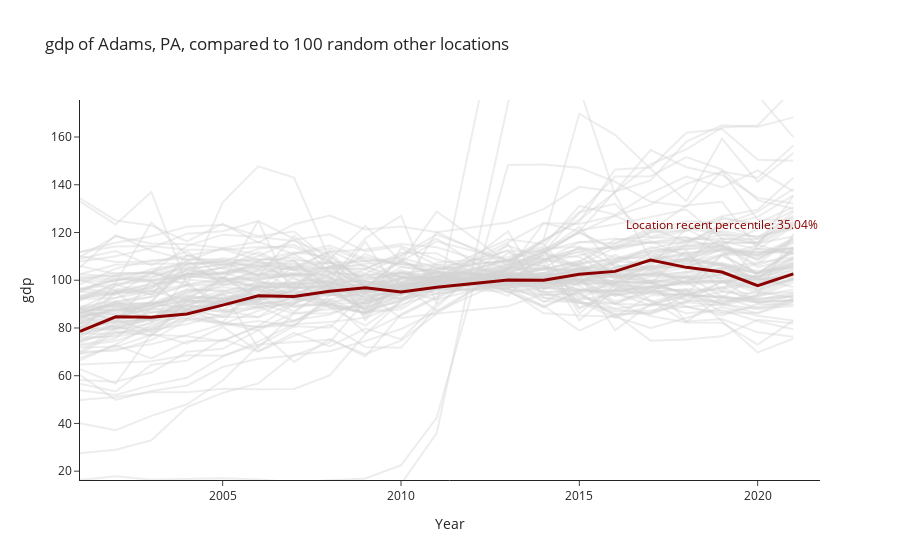

Notebook code for this chart:
### Markdown cell above
#### Use case: I just want a rough idea

You want to know where your jurisdiction stands relative to all the others in the country. you also know the rate 
of locations where the most recent value of the outcome is lower than yours.

### Code cell
f  = FipsQuery(42001, "gdp")
f.compare_my_outcome_to_others(sample_size= 100, range_multiplier= 10)
